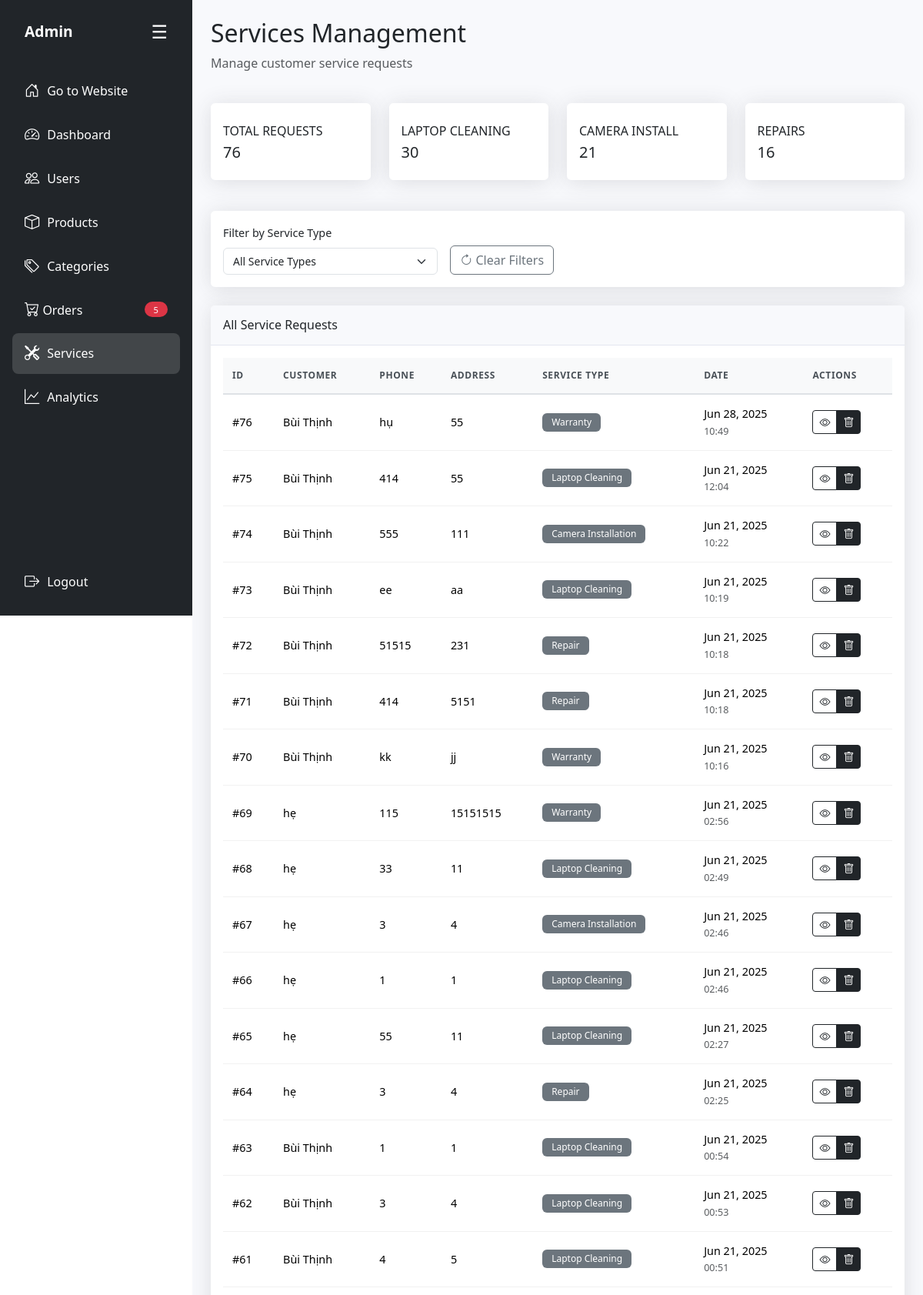
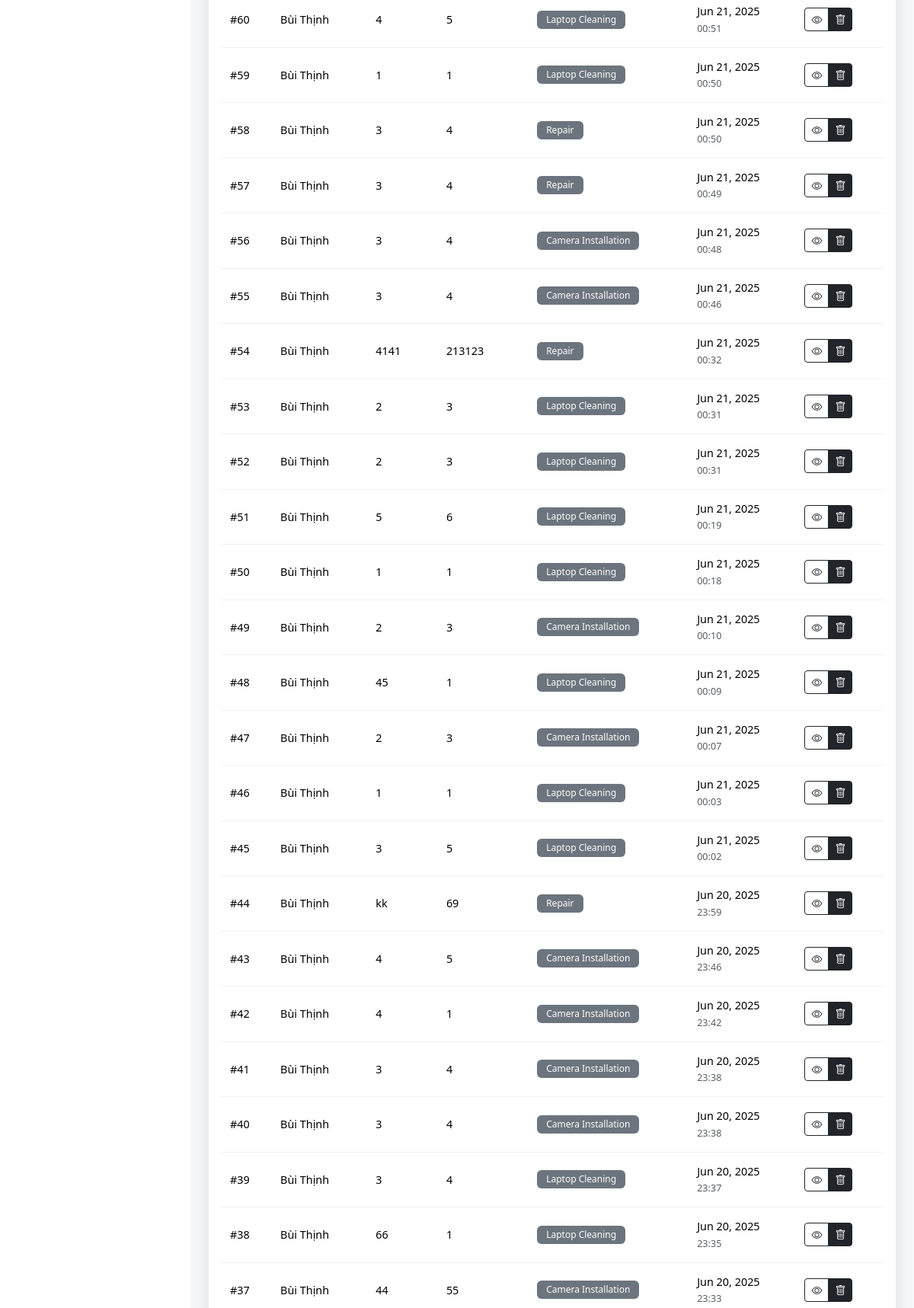
/admin/modules/services.php (signed in, upper part), run on the app's committed database (2 pictures, top to bottom).
### tables this page shows
CREATE TABLE `services` (
  `id` int(11) NOT NULL,
  `user_id` int(11) NOT NULL,
  `name` varchar(255) NOT NULL,
  `phone` varchar(20) NOT NULL,
  `address` varchar(255) NOT NULL,
  `service_type` varchar(255) DEFAULT NULL,
  `created_at` datetime DEFAULT current_timestamp()
);

CREATE TABLE `site_user` (
  `id` int(11) NOT NULL,
  `name` varchar(50) DEFAULT NULL,
  `address` varchar(255) DEFAULT NULL,
  `email` varchar(255) NOT NULL,
  `phone` varchar(50) DEFAULT NULL,
  `username` varchar(50) NOT NULL,
  `password` varchar(255) NOT NULL,
  `role` tinyint(1) NOT NULL DEFAULT 0,
  `reset_token` varchar(64) DEFAULT NULL
);

### admin/modules/services.php (the view, shortened to what this page needs)
<?php
require_once '../includes/admin-layout.php';
$service_type_filter = $_GET['service_type'] ?? 'all';
?>
<div class="row mb-4">
    <div class="col-12">
        <h2>Services Management</h2>
        <p class="text-muted">Manage customer service requests</p>
    </div>
</div>
<div class="row mb-4">
    <div class="col-xl-3 col-md-6 col-sm-6 mb-3">
        <div class="card h-100 py-2">
            <div class="card-body">
                <div class="row no-gutters align-items-center">
                    <div class="col mr-2">
                        <div class="text-xs font-weight-bold text-dark text-uppercase mb-1">Total Requests</div>
                        <div class="h5 mb-0 font-weight-bold text-gray-800">
                            <?php
                            try {
                                $count_query = "SELECT COUNT(*) as count FROM services";
                                $count_params = [];
                                $stmt = $conn->prepare($count_query);
                                $stmt->execute($count_params);
                                echo $stmt->fetch()['count'];
                            } catch (Exception $e) {
                                echo "Error";
                            }
                            ?>
                        </div>
                    </div>
                </div>
            </div>
        </div>
    </div>
    <div class="col-xl-3 col-md-6 col-sm-6 mb-3">
        <div class="card h-100 py-2">
            <div class="card-body">
                <div class="row no-gutters align-items-center">
                    <div class="col mr-2">
                        <div class="text-xs font-weight-bold text-dark text-uppercase mb-1">Laptop Cleaning</div>
                        <div class="h5 mb-0 font-weight-bold text-gray-800">
                            <?php
                            try {
                                $stmt = $conn->prepare("SELECT COUNT(*) as count FROM services WHERE service_type = 'Laptop Cleaning'");
                                $stmt->execute();
                                echo $stmt->fetch()['count'];
                            } catch (Exception $e) {
                                echo "Error";
                            }
                            ?>
                        </div>
                    </div>
                </div>
            </div>
        </div>
    </div>
    <div class="col-xl-3 col-md-6 col-sm-6 mb-3">
        <div class="card h-100 py-2">
            <div class="card-body">
                <div class="row no-gutters align-items-center">
                    <div class="col mr-2">
                        <div class="text-xs font-weight-bold text-dark text-uppercase mb-1">Camera Install</div>
                        <div class="h5 mb-0 font-weight-bold text-gray-800">
                            <?php
                            try {
                                $stmt = $conn->prepare("SELECT COUNT(*) as count FROM services WHERE service_type = 'Camera Installation'");
                                $stmt->execute();
                                echo $stmt->fetch()['count'];
                            } catch (Exception $e) {
                                echo "Error";
                            }
                            ?>
                        </div>
                    </div>
                </div>
            </div>
        </div>
    </div>
    <div class="col-xl-3 col-md-6 col-sm-6 mb-3">
        <div class="card h-100 py-2">
            <div class="card-body">
                <div class="row no-gutters align-items-center">
                    <div class="col mr-2">
                        <div class="text-xs font-weight-bold text-dark text-uppercase mb-1">Repairs</div>
                        <div class="h5 mb-0 font-weight-bold text-gray-800">
                            <?php
                            try {
                                $stmt = $conn->prepare("SELECT COUNT(*) as count FROM services WHERE service_type = 'Repair'");
                                $stmt->execute();
                                echo $stmt->fetch()['count'];
                            } catch (Exception $e) {
                                echo "Error";
                            }
                            ?>
                        </div>
                    </div>
                </div>
            </div>
        </div>
    </div>
</div>
<div class="row mb-4">
    <div class="col-12">
        <div class="card">
            <div class="card-body py-3">
                <div class="row g-3 align-items-end">
                    <div class="col-md-4">
                        <label for="serviceTypeFilter" class="form-label">Filter by Service Type</label>
                        <select class="form-select" id="serviceTypeFilter" onchange="filterServices()">
                            <option value="all" <?php echo $service_type_filter == 'all' ? 'selected' : ''; ?>>All Service Types</option>
                        </select>
                    </div>
                    <div class="col-md-4">
                        <button type="button" class="btn btn-outline-secondary" onclick="clearFilters()">
                            <i class="bi bi-arrow-clockwise"></i> Clear Filters
                        </button>
                    </div>
                </div>
            </div>
        </div>
    </div>
</div>
<div class="row">
    <div class="col-12">
        <div class="card">
            <div class="card-header py-3 mobile-stack">
                <h6 class="m-0 font-weight-bold text-dark">
                    <?php
                    if ($service_type_filter != 'all') {
                        echo htmlspecialchars($service_type_filter) . ' Service Requests';
                    } else {
                        echo 'All Service Requests';
                    }
                    ?>
                </h6>
            </div>
            <div class="card-body">
                <div class="d-none d-md-block">
                    <div class="table-responsive">
                        <table class="table table-hover" id="servicesTable">
                            <thead>
                                <tr>
                                    <th>ID</th>
                                    <th>Customer</th>
                                    <th class="d-none d-lg-table-cell">Phone</th>
                                    <th class="d-none d-lg-table-cell">Address</th>
                                    <th>Service Type</th>
                                    <th class="d-none d-lg-table-cell">Date</th>
                                    <th>Actions</th>
                                </tr>
                            </thead>
                            <tbody>
                                <?php
                                try {
                                    $query = "
                                        SELECT s.*, u.name as user_name
                                        FROM services s
                                        LEFT JOIN site_user u ON s.user_id = u.id";
                                    $params = [];
                                    $query .= " ORDER BY s.created_at DESC";
                                    $stmt = $conn->prepare($query);
                                    $stmt->execute($params);
                                    while ($service = $stmt->fetch(PDO::FETCH_ASSOC)) {
                                        $customer_name = $service['user_name'] ?: $service['name'] ?: 'Guest';
                                        echo "<tr>";
                                        echo "<td>#{$service['id']}</td>";
                                        echo "<td class='text-truncate' style='max-width: 150px;'>" . htmlspecialchars($customer_name) . "</td>";
                                        echo "<td class='d-none d-lg-table-cell'>" . htmlspecialchars($service['phone']) . "</td>";
                                        echo "<td class='d-none d-lg-table-cell text-truncate' style='max-width: 150px;'>" . htmlspecialchars(substr($service['address'], 0, 30)) . (strlen($service['address']) > 30 ? '...' : '') . "</td>";
                                        echo "<td><span class='badge bg-secondary'>" . htmlspecialchars($service['service_type']) . "</span></td>";
                                        echo "<td class='d-none d-lg-table-cell'>" . date('M d, Y', strtotime($service['created_at'])) . "<br><small class='text-muted'>" . date('H:i', strtotime($service['created_at'])) . "</small></td>";
                                        echo "<td>";
                                        echo "<div class='btn-group btn-group-sm' role='group'>";
                                        echo "<button class='btn btn-outline-dark' onclick='viewServiceDetails({$service['id']})' title='View Details'><i class='bi bi-eye'></i></button>";
                                        echo "<button class='btn btn-dark' onclick='deleteService({$service['id']})' title='Delete Service'><i class='bi bi-trash'></i></button>";
                                        echo "</div>";
                                        echo "</td>";
                                        echo "</tr>";
                                    }
                                } catch (Exception $e) {
                                    echo "<tr><td colspan='7' class='text-center text-danger'>Error loading services: {$e->getMessage()}</td></tr>";
                                }
                                ?>
                            </tbody>
                        </table>
                    </div>
                </div>
            </div>
        </div>
    </div>
</div>
<?php require_once '../includes/admin-layout-footer.php'; ?>

### asset/admin-style.css (style rules this page uses)
body { min-height: 100vh; margin: 0; font-family: 'Segoe UI', Tahoma, Geneva, Verdana, sans-serif; }
.card { box-shadow: 0 0.15rem 1.75rem 0 rgba(58, 59, 69, 0.15); border: none; border-radius: 0.35rem; }
.card-header { background-color: #f8f9fc; border-bottom: 1px solid #e3e6f0; }
.table { margin-bottom: 0; color: #212529; font-size: 0.875rem; }
.table th { background-color: #f8f9fa; border-top: none; font-weight: 600; color: #495057; border-bottom: 2px solid #e9ecef; padding: 0.75rem 0.5rem; text-transform: uppercase; letter-spacing: 0.05em; white-space: nowrap; vertical-align: middle; }
.table td { border-top: 1px solid #e9ecef; padding: 0.75rem 0.5rem; vertical-align: middle; border-bottom: 1px solid #f1f1f1; }
@media (max-width: 1200px) { .row.mb-4 .col-xl-3 { margin-bottom: 1rem; } }
.table { font-size: 0.875rem; margin-bottom: 0; }
.table th { font-weight: 600; text-transform: uppercase; font-size: 0.75rem; letter-spacing: 0.05em; border-bottom: 2px solid #dee2e6; padding: 0.75rem 0.5rem; white-space: nowrap; vertical-align: middle; }
.table td { padding: 0.75rem 0.5rem; vertical-align: middle; border-bottom: 1px solid #f1f1f1; }
.text-truncate { white-space: nowrap; overflow: hidden; text-overflow: ellipsis; }
@media (min-width: 768px) { .table th, .table td { padding: 0.75rem 0.5rem; } }
@media (min-width: 1200px) { .table { font-size: 0.9rem; } }
@media (min-width: 1200px) { .table th, .table td { padding: 0.875rem 0.75rem; } }
@media (min-width: 1200px) { .form-label { font-size: 0.9rem; } }
@media (min-width: 1200px) { .form-select, .form-control { font-size: 0.875rem; } }

### data on the page
services: id "76", user.name "Bùi Thịnh", phone "hụ", address "55", service_type "Warranty", created_at "Jun 28, 2025", created_at "10:49"
services: id "75", user.name "Bùi Thịnh", phone "414", address "55", service_type "Laptop Cleaning", created_at "Jun 21, 2025", created_at "12:04"
services: id "74", user.name "Bùi Thịnh", phone "555", address "111", service_type "Camera Installation", created_at "Jun 21, 2025", created_at "10:22"
services: id "73", user.name "Bùi Thịnh", phone "ee", address "aa", service_type "Laptop Cleaning", created_at "Jun 21, 2025", created_at "10:19"
services: id "72", user.name "Bùi Thịnh", phone "51515", address "231", service_type "Repair", created_at "Jun 21, 2025", created_at "10:18"
services: id "71", user.name "Bùi Thịnh", phone "414", address "5151", service_type "Repair", created_at "Jun 21, 2025", created_at "10:18"
services: id "70", user.name "Bùi Thịnh", phone "kk", address "jj", service_type "Warranty", created_at "Jun 21, 2025", created_at "10:16"
services: id "69", user.name "hẹ", phone "115", address "15151515", service_type "Warranty", created_at "Jun 21, 2025", created_at "02:56"
services: id "68", user.name "hẹ", phone "33", address "11", service_type "Laptop Cleaning", created_at "Jun 21, 2025", created_at "02:49"
services: id "67", user.name "hẹ", phone "3", address "4", service_type "Camera Installation", created_at "Jun 21, 2025", created_at "02:46"
services: id "66", user.name "hẹ", phone "1", address "1", service_type "Laptop Cleaning", created_at "Jun 21, 2025", created_at "02:46"
services: id "65", user.name "hẹ", phone "55", address "11", service_type "Laptop Cleaning", created_at "Jun 21, 2025", created_at "02:27"
services: id "64", user.name "hẹ", phone "3", address "4", service_type "Repair", created_at "Jun 21, 2025", created_at "02:25"
services: id "63", user.name "Bùi Thịnh", phone "1", address "1", service_type "Laptop Cleaning", created_at "Jun 21, 2025", created_at "00:54"
services: id "62", user.name "Bùi Thịnh", phone "3", address "4", service_type "Laptop Cleaning", created_at "Jun 21, 2025", created_at "00:53"
services: id "61", user.name "Bùi Thịnh", phone "4", address "5", service_type "Laptop Cleaning", created_at "Jun 21, 2025", created_at "00:51"
services: id "60", user.name "Bùi Thịnh", phone "4", address "5", service_type "Laptop Cleaning", created_at "Jun 21, 2025", created_at "00:51"
services: id "59", user.name "Bùi Thịnh", phone "1", address "1", service_type "Laptop Cleaning", created_at "Jun 21, 2025", created_at "00:50"
services: id "58", user.name "Bùi Thịnh", phone "3", address "4", service_type "Repair", created_at "Jun 21, 2025", created_at "00:50"
services: id "57", user.name "Bùi Thịnh", phone "3", address "4", service_type "Repair", created_at "Jun 21, 2025", created_at "00:49"
services: id "56", user.name "Bùi Thịnh", phone "3", address "4", service_type "Camera Installation", created_at "Jun 21, 2025", created_at "00:48"
services: id "55", user.name "Bùi Thịnh", phone "3", address "4", service_type "Camera Installation", created_at "Jun 21, 2025", created_at "00:46"
services: id "54", user.name "Bùi Thịnh", phone "4141", address "213123", service_type "Repair", created_at "Jun 21, 2025", created_at "00:32"
services: id "53", user.name "Bùi Thịnh", phone "2", address "3", service_type "Laptop Cleaning", created_at "Jun 21, 2025", created_at "00:31"
services: id "52", user.name "Bùi Thịnh", phone "2", address "3", service_type "Laptop Cleaning", created_at "Jun 21, 2025", created_at "00:31"
services: id "51", user.name "Bùi Thịnh", phone "5", address "6", service_type "Laptop Cleaning", created_at "Jun 21, 2025", created_at "00:19"
services: id "50", user.name "Bùi Thịnh", phone "1", address "1", service_type "Laptop Cleaning", created_at "Jun 21, 2025", created_at "00:18"
services: id "49", user.name "Bùi Thịnh", phone "2", address "3", service_type "Camera Installation", created_at "Jun 21, 2025", created_at "00:10"
services: id "48", user.name "Bùi Thịnh", phone "45", address "1", service_type "Laptop Cleaning", created_at "Jun 21, 2025", created_at "00:09"
services: id "47", user.name "Bùi Thịnh", phone "2", address "3", service_type "Camera Installation", created_at "Jun 21, 2025", created_at "00:07"
services: id "46", user.name "Bùi Thịnh", phone "1", address "1", service_type "Laptop Cleaning", created_at "Jun 21, 2025", created_at "00:03"
services: id "45", user.name "Bùi Thịnh", phone "3", address "5", service_type "Laptop Cleaning", created_at "Jun 21, 2025", created_at "00:02"
services: id "44", user.name "Bùi Thịnh", phone "kk", address "69", service_type "Repair", created_at "Jun 20, 2025", created_at "23:59"
services: id "43", user.name "Bùi Thịnh", phone "4", address "5", service_type "Camera Installation", created_at "Jun 20, 2025", created_at "23:46"
services: id "42", user.name "Bùi Thịnh", phone "4", address "1", service_type "Camera Installation", created_at "Jun 20, 2025", created_at "23:42"
services: id "41", user.name "Bùi Thịnh", phone "3", address "4", service_type "Camera Installation", created_at "Jun 20, 2025", created_at "23:38"
services: id "40", user.name "Bùi Thịnh", phone "3", address "4", service_type "Camera Installation", created_at "Jun 20, 2025", created_at "23:38"
services: id "39", user.name "Bùi Thịnh", phone "3", address "4", service_type "Laptop Cleaning", created_at "Jun 20, 2025", created_at "23:37"
services: id "38", user.name "Bùi Thịnh", phone "66", address "1", service_type "Laptop Cleaning", created_at "Jun 20, 2025", created_at "23:35"
services: id "37", user.name "Bùi Thịnh", phone "44", address "55", service_type "Camera Installation", created_at "Jun 20, 2025", created_at "23:33"

### other printed values
$new_orders_count "5"
$stmt->fetch()['count'] "76"
$stmt->fetch()['count'] "30"
$stmt->fetch()['count'] "21"
$stmt->fetch()['count'] "16"
